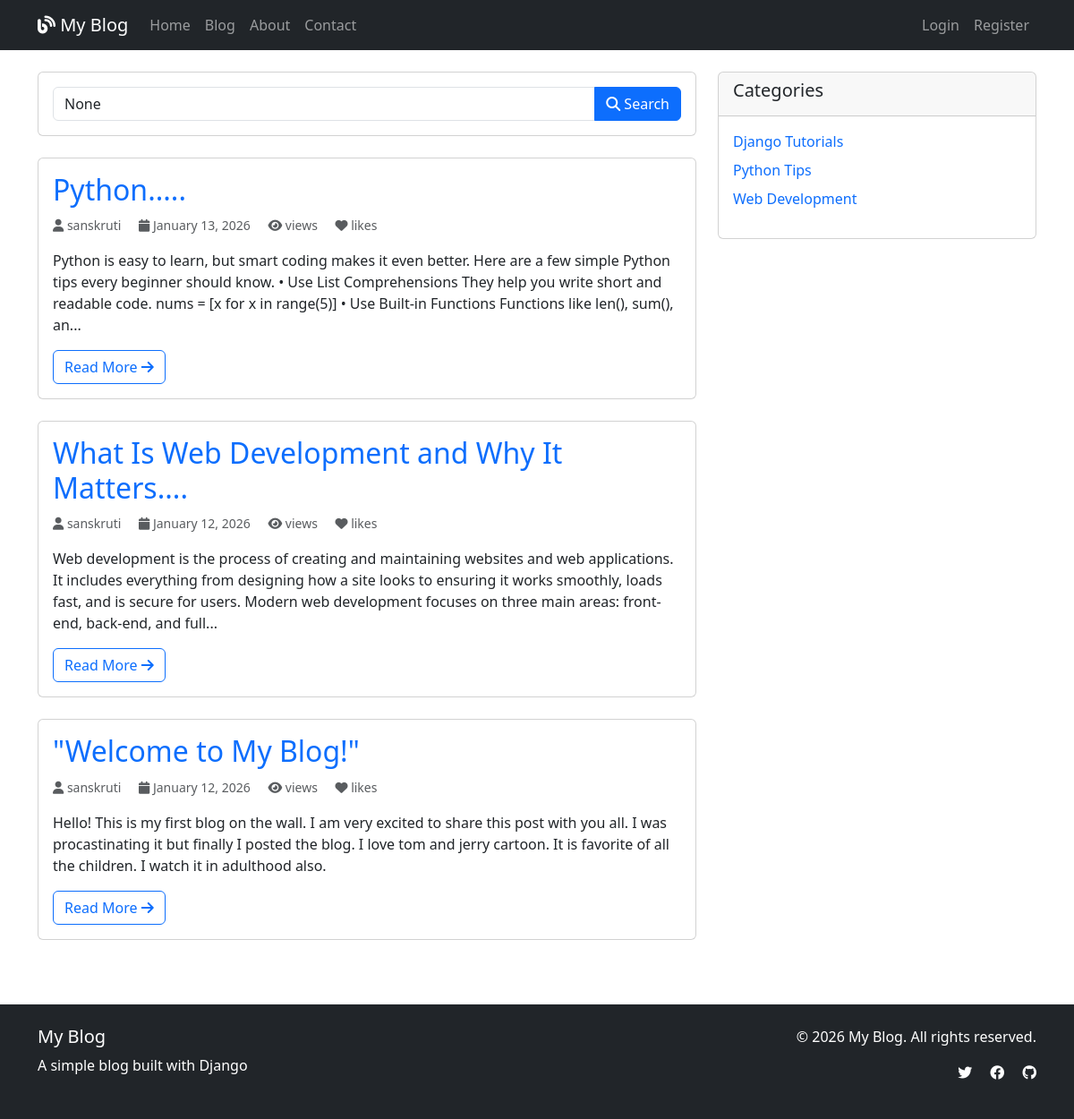
Page /blog/posts/ on the committed database.
### blog/models.py (models this page shows, shortened)
class Post(models.Model):
    STATUS_CHOICES = [
        ('draft', 'Draft'),
        ('published', 'Published'),
    ]
    title = models.CharField(max_length=200)
    slug = models.SlugField(unique_for_date='publish_date', blank=True)
    author = models.ForeignKey(User, on_delete=models.CASCADE, related_name='blog_posts')
    content = models.TextField()
    excerpt = models.TextField(max_length=300, blank=True)
    category = models.ForeignKey(Category, on_delete=models.SET_NULL, null=True, blank=True, related_name='posts')
    tags = models.ManyToManyField(Tag, related_name='posts', blank=True)
    created_date = models.DateTimeField(auto_now_add=True)
    updated_date = models.DateTimeField(auto_now=True)
    publish_date = models.DateTimeField(default=timezone.now)
    status = models.CharField(max_length=10, choices=STATUS_CHOICES, default='draft')
    featured = models.BooleanField(default=False)
    image = models.ImageField(upload_to='blog_images/', blank=True, null=True)
    meta_title = models.CharField(max_length=200, blank=True)
    meta_description = models.CharField(max_length=300, blank=True)
    views = models.PositiveIntegerField(default=0)
    likes = models.ManyToManyField(
        User,
        related_name='post_likes',
        blank=True)
    class Meta:
        ordering = ['-publish_date']
        indexes = [
            models.Index(fields=['publish_date', 'status']),
            models.Index(fields=['slug']),
            models.Index(fields=['author']),
        ]

class Category(models.Model):
    name = models.CharField(max_length=100)
    slug = models.SlugField(unique=True)
    description = models.TextField(blank=True)

### blog/views.py (the view)
# urls.py: path('posts/', views.post_list, name='post_list'),
def post_list(request):
    posts_list = Post.objects.filter(status='published').order_by('-created_date')
    query = request.GET.get('q')
    if query:
        posts_list = posts_list.filter(
            Q(title__icontains=query) |
            Q(content__icontains=query)
        )
    category_slug = request.GET.get('category')
    if category_slug:
        category = get_object_or_404(Category, slug=category_slug)
        posts_list = posts_list.filter(categories=category)
    paginator = Paginator(posts_list, 10)
    page_number = request.GET.get('page')
    posts = paginator.get_page(page_number)
    context = {
        'posts': posts,
        'query': query,
    }
    return render(request, 'blog/post_list.html', context)

### blog/context_processors.py (called while the page is built)
def categories(request):
    return {
        'categories': Category.objects.all()
    }

### templates/blog/post_list.html (shortened to what this page needs)
{% extends 'base.html' %}
{% block content %}
<div class="row">
    <div class="col-md-8">
        <div class="card mb-4">
            <div class="card-body">
                <form method="get" action="{% url 'post_list' %}">
                    <div class="input-group">
                        <input type="text" class="form-control" name="q" placeholder="Search posts..." value="{{ query }}">
                        <button class="btn btn-primary" type="submit">
                            <i class="fas fa-search"></i> Search
                        </button>
                    </div>
                </form>
            </div>
        </div>
        {% for post in posts %}
        <div class="card mb-4">
            <div class="card-body">
                <h2 class="card-title">
                    <a href="{% url 'post_detail' post.slug %}" class="text-decoration-none">
                        {{ post.title }}
                    </a>
                </h2>
                <p class="card-text">
                    <small class="text-muted">
                        <i class="fas fa-user"></i> {{ post.author }}
                        <i class="fas fa-calendar ms-3"></i> {{ post.created_date|date:"F d, Y" }}
                        <i class="fas fa-eye ms-3"></i> {{ post.view_count }} views
                        <i class="fas fa-heart ms-3"></i> {{ post.like_count }} likes
                    </small>
                </p>
                <p class="card-text">{{ post.excerpt }}</p>
                <div class="d-flex justify-content-between align-items-center">
                    <a href="{% url 'post_detail' post.slug %}" class="btn btn-outline-primary">
                        Read More <i class="fas fa-arrow-right"></i>
                    </a>
                </div>
            </div>
        </div>
        {% empty %}
        <div class="alert alert-info">
            <p>No posts found.</p>
        </div>
        {% endfor %}
    </div>
    <div class="col-md-4">
        <div class="card mb-4">
            <div class="card-header">
                <h5>Categories</h5>
            </div>
            <div class="card-body">
                <ul class="list-unstyled">
                    {% for category in categories %}
                    <li class="mb-2">
                        <a href="/blog/category/{{ category.slug }}/" class="text-decoration-none">
                            {{ category.name }}
                        </a>
                    </li>
                    {% endfor %}
                </ul>
            </div>
        </div>
    </div>
</div>
{% endblock %}

### rows in the picture
Post: title "Python.....", author "sanskruti", created_date "January 13, 2026", excerpt "Python is easy to learn, but smart coding makes it even better. Here are a few simple Python tips every beginner should know. • Use List Comprehensions They help you write short and readable code. nums = [x for x in range(5)] • Use Built-in Functions Functions like len(), sum(), an..."
Post: title "What Is Web Development and Why It Matters....", author "sanskruti", created_date "January 12, 2026", excerpt "Web development is the process of creating and maintaining websites and web applications. It includes everything from designing how a site looks to ensuring it works smoothly, loads fast, and is secure for users. Modern web development focuses on three main areas: front-end, back-end, and full..."
Post: title "\"Welcome to My Blog!\"", author "sanskruti", created_date "January 12, 2026", excerpt "Hello! This is my first blog on the wall. I am very excited to share this post with you all. I was procastinating it but finally I posted the blog. I love tom and jerry cartoon. It is favorite of all the children. I watch it in adulthood also."
Category: name "Django Tutorials"
Category: name "Python Tips"
Category: name "Web Development"
